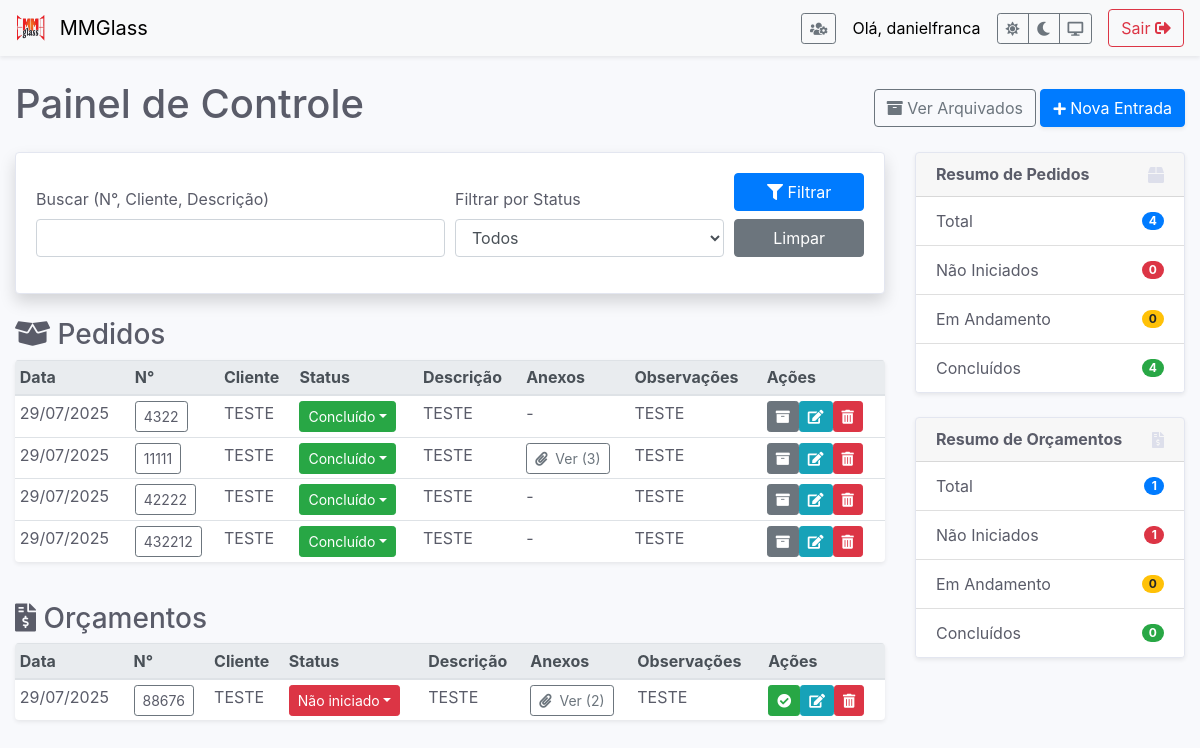
Screenshot of / (signed in) with the database file from the repository.
### app.py (models this page shows)
class User(db.Model, UserMixin):
    id = db.Column(db.Integer, primary_key=True)
    username = db.Column(db.String(150), unique=True, nullable=False)
    password_hash = db.Column(db.String(150), nullable=False)
    is_admin = db.Column(db.Boolean, default=False, nullable=False)

class Entrada(db.Model):
    id = db.Column(db.Integer, primary_key=True)
    tipo = db.Column(db.String(50), nullable=False)
    numero_pedido = db.Column(db.Integer, unique=True, nullable=False)
    data_registro = db.Column(db.DateTime, nullable=False, default=datetime.utcnow)
    cliente = db.Column(db.String(100), nullable=False)
    status = db.Column(db.String(50), nullable=False, default='Não iniciado')
    descricao = db.Column(db.Text, nullable=False)
    observacoes = db.Column(db.Text, nullable=True)
    arquivado = db.Column(db.Boolean, default=False, nullable=False)
    anexos = db.relationship('Anexo', backref='entrada', lazy=True, cascade="all, delete-orphan")

### app.py (the view, shortened to what this page needs)
@app.route('/')
@login_required
def index():
    search_query = request.args.get('q', '')
    selected_status = request.args.get('status', '')
    pedidos_base_query = Entrada.query.filter_by(tipo='Pedido', arquivado=False)
    orcamentos_base_query = Entrada.query.filter_by(tipo='Orçamento', arquivado=False)
    if selected_status:
        pedidos_base_query = pedidos_base_query.filter_by(status=selected_status)
        orcamentos_base_query = orcamentos_base_query.filter_by(status=selected_status)
    pedidos = pedidos_base_query.order_by(Entrada.numero_pedido).all()
    orcamentos = orcamentos_base_query.order_by(Entrada.numero_pedido).all()
    dashboard_data = get_dashboard_data()
    return render_template('index.html', dashboard=dashboard_data, pedidos=pedidos, orcamentos=orcamentos, search_query=search_query, selected_status=selected_status)

### app.py (called while the page is built)
@login_manager.user_loader
def load_user(user_id):
    return User.query.get(int(user_id))

def get_dashboard_data():
    pedidos_query = Entrada.query.filter_by(tipo='Pedido', arquivado=False)
    pedidos_dashboard = {
        'total': pedidos_query.count(),
        'nao_iniciado': pedidos_query.filter_by(status='Não iniciado').count(),
        'em_andamento': pedidos_query.filter_by(status='Em andamento').count(),
        'concluido': pedidos_query.filter_by(status='Concluído').count()
    }
    orcamentos_query = Entrada.query.filter_by(tipo='Orçamento', arquivado=False)
    orcamentos_dashboard = {
        'total': orcamentos_query.count(),
        'nao_iniciado': orcamentos_query.filter_by(status='Não iniciado').count(),
        'em_andamento': orcamentos_query.filter_by(status='Em andamento').count(),
        'concluido': orcamentos_query.filter_by(status='Concluído').count()
    }
    return {'pedidos': pedidos_dashboard, 'orcamentos': orcamentos_dashboard}

### templates/index.html (shortened to what this page needs)
{% extends 'base.html' %}
{% block content %}
<div class="d-flex justify-content-between align-items-center mb-3">
    <h1>Painel de Controle</h1>
    <div>
        <a href="{{ url_for('pedidos_arquivados') }}" class="btn btn-outline-secondary"><i class="fas fa-archive"></i> Ver Arquivados</a>
        <a href="{{ url_for('nova_entrada') }}" class="btn btn-primary shadow-sm"><i class="fas fa-plus fa-sm"></i> Nova Entrada</a>
    </div>
</div>
<div class="row">
    <div class="col-lg-9">
        <div class="card shadow mb-4">
            <div class="card-body"><form method="GET" action="{{ url_for('index') }}"><div class="form-row align-items-end"><div class="col-md-6"><div class="form-group"><label for="q">Buscar (N°, Cliente, Descrição)</label><input type="text" class="form-control" id="q" name="q" value="{{ search_query }}"></div></div><div class="col-md-4"><div class="form-group"><label for="status">Filtrar por Status</label><select id="status" name="status" class="form-control"><option value="">Todos</option><option value="Não iniciado" {% if selected_status == 'Não iniciado' %}selected{% endif %}>Não iniciado</option><option value="Em andamento" {% if selected_status == 'Em andamento' %}selected{% endif %}>Em andamento</option><option value="Concluído" {% if selected_status == 'Concluído' %}selected{% endif %}>Concluído</option></select></div></div><div class="col-md-2"><div class="form-group"><button type="submit" class="btn btn-primary btn-block"><i class="fas fa-filter"></i> Filtrar</button><a href="{{ url_for('index') }}" class="btn btn-secondary btn-block mt-2">Limpar</a></div></div></div></form></div>
        </div>
        <h3><i class="fas fa-box-open"></i> Pedidos</h3>
        <table class="table table-hover table-sm shadow-sm rounded table-uppercase">
            <thead class="thead-light"><tr><th>Data</th><th>N°</th><th>Cliente</th><th>Status</th><th>Descrição</th><th>Anexos</th><th>Observações</th><th>Ações</th></tr></thead>
            <tbody>
                {% for entrada in pedidos %}
                <tr>
                    <td>{{ entrada.data_registro.strftime('%d/%m/%Y') }}</td>
                    <td>
                        <button type="button" class="btn btn-outline-secondary btn-sm" style="color: var(--text-color);" data-toggle="modal" data-target="#detalhesModal-{{ entrada.id }}">
                            {{ entrada.numero_pedido }}
                        </button>
                    </td>
                    <td>{{ entrada.cliente }}</td>
                    <td>{% set status_color = 'secondary' %}{% if entrada.status == 'Concluído' %}{% set status_color = 'success' %}{% elif entrada.status == 'Em andamento' %}{% set status_color = 'warning' %}{% elif entrada.status == 'Não iniciado' %}{% set status_color = 'danger' %}{% endif %}<div class="dropdown"><button class="btn btn-{{ status_color }} btn-sm dropdown-toggle" type="button" id="status-btn-{{ entrada.id }}" data-toggle="dropdown" aria-haspopup="true" aria-expanded="false">{{ entrada.status }}</button></div></td>
                    <td>{{ entrada.descricao | truncate(40) }}</td>
                    <td>
                        {% if entrada.anexos %}
                            <button type="button" class="btn btn-outline-secondary btn-sm" data-toggle="modal" data-target="#galeriaAnexos-{{ entrada.id }}">
                                <i class="fas fa-paperclip mr-1"></i> Ver ({{ entrada.anexos|length }})
                            </button>
                        {% else %}
                            -
                        {% endif %}
                    </td>
                    <td>{{ entrada.observacoes | truncate(40) or '-' }}</td>
                    <td><form action="{{ url_for('arquivar_entrada', id=entrada.id) }}" method="post" style="display: inline;"><button type="submit" class="btn btn-sm btn-secondary" title="Arquivar Pedido"><i class="fas fa-archive"></i></button></form><a href="{{ url_for('editar_entrada', id=entrada.id) }}" class="btn btn-sm btn-info" title="Editar"><i class="fas fa-edit"></i></a><form action="{{ url_for('excluir_entrada', id=entrada.id) }}" method="post" style="display: inline;" onsubmit="return confirm('Tem a certeza que deseja excluir?');"><button type="submit" class="btn btn-sm btn-danger" title="Excluir"><i class="fas fa-trash-alt"></i></button></form></td>
                </tr>
                {% else %}
                <tr><td colspan="8" class="text-center">Nenhum pedido ativo encontrado.</td></tr>
                {% endfor %}
            </tbody>
        </table>
        <br>
        <h3><i class="fas fa-file-invoice-dollar"></i> Orçamentos</h3>
        <table class="table table-hover table-sm shadow-sm rounded table-uppercase">
            <thead class="thead-light"><tr><th>Data</th><th>N°</th><th>Cliente</th><th>Status</th><th>Descrição</th><th>Anexos</th><th>Observações</th><th>Ações</th></tr></thead>
            <tbody>
                {% for entrada in orcamentos %}
                <tr>
                    <td>{{ entrada.data_registro.strftime('%d/%m/%Y') }}</td>
                    <td>
                        <button type="button" class="btn btn-outline-secondary btn-sm" style="color: var(--text-color);" data-toggle="modal" data-target="#detalhesModal-{{ entrada.id }}">
                            {{ entrada.numero_pedido }}
                        </button>
                    </td>
                    <td>{{ entrada.cliente }}</td>
                    <td>{% set status_color = 'secondary' %}{% if entrada.status == 'Concluído' %}{% set status_color = 'success' %}{% elif entrada.status == 'Em andamento' %}{% set status_color = 'warning' %}{% elif entrada.status == 'Não iniciado' %}{% set status_color = 'danger' %}{% endif %}<div class="dropdown"><button class="btn btn-{{ status_color }} btn-sm dropdown-toggle" type="button" id="status-btn-{{ entrada.id }}" data-toggle="dropdown" aria-haspopup="true" aria-expanded="false">{{ entrada.status }}</button></div></td>
                    <td>{{ entrada.descricao | truncate(40) }}</td>
                    <td>
                        {% if entrada.anexos %}
                            <button type="button" class="btn btn-outline-secondary btn-sm" data-toggle="modal" data-target="#galeriaAnexos-{{ entrada.id }}">
                                <i class="fas fa-paperclip mr-1"></i> Ver ({{ entrada.anexos|length }})
                            </button>
                        {% else %}
                            -
                        {% endif %}
                    </td>
                    <td>{{ entrada.observacoes | truncate(40) or '-' }}</td>
                    <td><form action="{{ url_for('converter_para_pedido', id=entrada.id) }}" method="post" style="display: inline;" onsubmit="return confirm('Tem a certeza que deseja converter este orçamento em um pedido?');"><button type="submit" class="btn btn-sm btn-success" title="Converter em Pedido"><i class="fas fa-check-circle"></i></button></form><a href="{{ url_for('editar_entrada', id=entrada.id) }}" class="btn btn-sm btn-info" title="Editar"><i class="fas fa-edit"></i></a><form action="{{ url_for('excluir_entrada', id=entrada.id) }}" method="post" style="display: inline;" onsubmit="return confirm('Tem a certeza que deseja excluir?');"><button type="submit" class="btn btn-sm btn-danger" title="Excluir"><i class="fas fa-trash-alt"></i></button></form></td>
                </tr>
                {% else %}
                <tr><td colspan="8" class="text-center">Nenhum orçamento encontrado.</td></tr>
                {% endfor %}
            </tbody>
        </table>
    </div>
    <div class="col-lg-3">
        <div class="sidebar-sticky">
            <div class="card shadow-sm mb-4">
                <div class="card-header d-flex justify-content-between align-items-center"><h6 class="mb-0 font-weight-bold">Resumo de Pedidos</h6><i class="fas fa-box text-gray-300"></i></div>
                <ul class="list-group list-group-flush">
                    <li class="list-group-item d-flex justify-content-between align-items-center">Total<span id="dash-pedidos-total" class="badge badge-primary badge-pill">{{ dashboard.pedidos.total }}</span></li>
                    <li class="list-group-item d-flex justify-content-between align-items-center">Não Iniciados<span id="dash-pedidos-nao-iniciado" class="badge badge-danger badge-pill">{{ dashboard.pedidos.nao_iniciado }}</span></li>
                    <li class="list-group-item d-flex justify-content-between align-items-center">Em Andamento<span id="dash-pedidos-em-andamento" class="badge badge-warning badge-pill">{{ dashboard.pedidos.em_andamento }}</span></li>
                    <li class="list-group-item d-flex justify-content-between align-items-center">Concluídos<span id="dash-pedidos-concluido" class="badge badge-success badge-pill">{{ dashboard.pedidos.concluido }}</span></li>
                </ul>
            </div>
            <div class="card shadow-sm mb-4">
                <div class="card-header d-flex justify-content-between align-items-center"><h6 class="mb-0 font-weight-bold">Resumo de Orçamentos</h6><i class="fas fa-file-invoice-dollar text-gray-300"></i></div>
                <ul class="list-group list-group-flush">
                    <li class="list-group-item d-flex justify-content-between align-items-center">Total<span id="dash-orcamentos-total" class="badge badge-primary badge-pill">{{ dashboard.orcamentos.total }}</span></li>
                    <li class="list-group-item d-flex justify-content-between align-items-center">Não Iniciados<span id="dash-orcamentos-nao-iniciado" class="badge badge-danger badge-pill">{{ dashboard.orcamentos.nao_iniciado }}</span></li>
                    <li class="list-group-item d-flex justify-content-between align-items-center">Em Andamento<span id="dash-orcamentos-em-andamento" class="badge badge-warning badge-pill">{{ dashboard.orcamentos.em_andamento }}</span></li>
                    <li class="list-group-item d-flex justify-content-between align-items-center">Concluídos<span id="dash-orcamentos-concluido" class="badge badge-success badge-pill">{{ dashboard.orcamentos.concluido }}</span></li>
                </ul>
            </div>
        </div>
    </div>
</div>
{% endblock %}

### templates/base.html (shortened to what this page needs)
<!doctype html>
<html lang="pt" data-theme="light">
<head>
    <link rel="stylesheet" href="https://stackpath.bootstrapcdn.com/bootstrap/4.5.2/css/bootstrap.min.css">
    <link rel="stylesheet" href="https://cdnjs.cloudflare.com/ajax/libs/font-awesome/5.15.4/css/all.min.css">
</head>
<body>
    <nav class="navbar navbar-light mb-4 shadow-sm">
        <a class="navbar-brand" href="{{ url_for('index') }}">
            <img src="{{ url_for('static', filename='images/logo.png') }}" width="30" height="30" class="d-inline-block align-top mr-2" alt="Logo MMGlass">
            MMGlass
        </a>
        <div class="d-flex align-items-center">
            {% if current_user.is_authenticated %}
                {% if current_user.is_admin %}
                <a href="{{ url_for('gerir_usuarios') }}" class="btn btn-outline-secondary btn-sm mr-3" title="Gerir Utilizadores">
                    <i class="fas fa-users-cog"></i>
                </a>
                {% endif %}
                <span class="navbar-text mr-3">Olá, {{ current_user.username }}</span>
                <div class="btn-group btn-group-sm mr-3" role="group">
                    <button type="button" class="btn btn-outline-secondary" id="theme-light" title="Tema Claro"><i class="fas fa-sun"></i></button>
                    <button type="button" class="btn btn-outline-secondary" id="theme-dark" title="Tema Escuro"><i class="fas fa-moon"></i></button>
                    <button type="button" class="btn btn-outline-secondary" id="theme-auto" title="Tema do Sistema"><i class="fas fa-desktop"></i></button>
                </div>
                <a href="{{ url_for('logout') }}" class="btn btn-outline-danger">Sair <i class="fas fa-sign-out-alt"></i></a>
            {% endif %}
        </div>
    </nav>
    <div class="container-fluid">
        {% block content %}{% endblock %}
    </div>
</body>
</html>

### templates/base.html (style rules this page uses)
:root { --bg-color: #f8f9fc;--text-color: #5a5c69;--card-bg: #fff;--table-bg: #fff;--border-color: #e3e6f0;--navbar-bg: #f8f9fa; --navbar-text: #000;--dropdown-hover-bg: #f8f9fa; }
body { background-color: var(--bg-color); color: var(--text-color); transition: background-color 0.2s ease, color 0.2s ease; }
.card { border: 1px solid var(--border-color); background-color: var(--card-bg); }
.table { background-color: var(--table-bg); color: var(--text-color); }
.table.rounded { overflow: hidden; }
.navbar { background-color: var(--navbar-bg) !important; }
.navbar-light .navbar-brand, .navbar-light .navbar-text { color: var(--navbar-text) !important; }
.table-uppercase td { text-transform: uppercase; }
.table .dropdown { position: static; }
.text-gray-300 { color: #dddfeb!important; }
.sidebar-sticky { position: -webkit-sticky; position: sticky; top: 1.5rem; }

### rows the page displays
User: username "danielfranca"
Entrada: data_registro "29/07/2025", numero_pedido "4322", cliente "TESTE", status "Concluído", descricao "TESTE", observacoes "TESTE"
Entrada: data_registro "29/07/2025", numero_pedido "11111", cliente "TESTE", status "Concluído", descricao "TESTE", anexos|length "3", observacoes "TESTE"
Entrada: data_registro "29/07/2025", numero_pedido "42222", cliente "TESTE", status "Concluído", descricao "TESTE", observacoes "TESTE"
Entrada: data_registro "29/07/2025", numero_pedido "432212", cliente "TESTE", status "Concluído", descricao "TESTE", observacoes "TESTE"
Entrada: data_registro "29/07/2025", numero_pedido "88676", cliente "TESTE", status "Não iniciado", descricao "TESTE", anexos|length "2", observacoes "TESTE"

### other values shown
{{ dashboard.pedidos.total }} "4"
{{ dashboard.pedidos.nao_iniciado }} "0"
{{ dashboard.pedidos.em_andamento }} "0"
{{ dashboard.pedidos.concluido }} "4"
{{ dashboard.orcamentos.total }} "1"
{{ dashboard.orcamentos.nao_iniciado }} "1"
{{ dashboard.orcamentos.em_andamento }} "0"
{{ dashboard.orcamentos.concluido }} "0"
